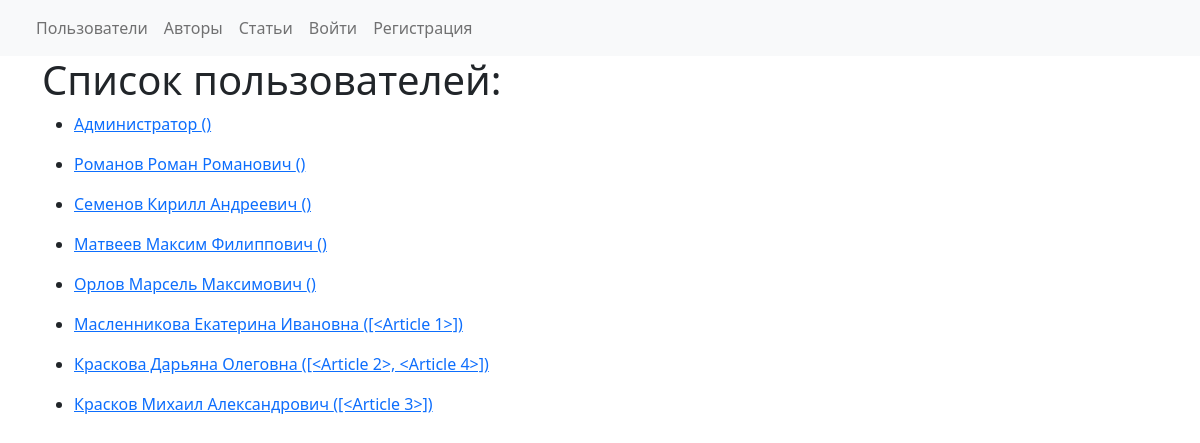
/users/, run on the app's committed database.
### blog_flask/models.py (models this page shows, shortened)
class Users(db.Model, UserMixin):
    __tablename__ = 'users'
    id = db.Column(db.Integer, primary_key=True)
    email = db.Column(db.String(120), index=True, unique=True, nullable=False)
    password_hash = db.Column(db.String(128))
    name = db.Column(db.String(255))
    is_staff = db.Column(db.Boolean, default=False)
    author = relationship('Author', uselist=False, back_populates='user')

### blog_flask/users/views.py (the view)
@users.route('/')
def user_list():
    users = Users.query.all()
    return render_template(
        'users/list.html',
        users=users,
    )

### blog_flask/templates/users/list.html (shortened to what this page needs)
{% extends 'base.html' %}
{% block body %}
<div class="row">
    <div class="col">
        <h1>Список пользователей:</h1>
        {% for user in users %}
        <ul>
            <li><a href="{{ url_for('users.get_user', pk=user.id) }}">{{ user.name }}
                ({{ user.author.articles }})</a></li>
        </ul>
        {% endfor %}
    </div>
</div>
{% endblock %}

### blog_flask/templates/base.html (shortened to what this page needs)
<!doctype html>
<html lang="en">
<head>
    {% block css %}
        <link href="{{ url_for('static', filename='css/bootstrap.min.css') }}" rel="stylesheet">
    {% endblock %}
</head>
<body>
{% include 'navbar.html' %}
<div class="container">
  {% block body %}{% endblock %}
</div>
</body>
</html>

### blog_flask/templates/navbar.html (shortened to what this page needs)
<nav class="navbar navbar-expand-lg navbar-light bg-light">
    <div class="container-fluid">
        <div class="collapse navbar-collapse" id="navbarNav">
            <ul class="navbar-nav">
                <li class="nav-item">
                    <a class="nav-link" href="{{ url_for('users.user_list') }}">Пользователи</a>
                </li>
                <li class="nav-item">
                    <a class="nav-link" href="{{ url_for('authors.author_list') }}">Авторы</a>
                </li>
                <li class="nav-item">
                    <a class="nav-link" href="{{ url_for('articles.article_list') }}">Статьи</a>
                </li>
                <li class="nav-item">
                {% if current_user.is_authenticated %}
                    <li class="nav-item">
                        <a class="nav-link" href="{{ url_for('articles.create_article_form') }}">Создание статьи</a>
                    </li>
                    <li class="nav-item">
                        <a class="nav-link" href="{{ url_for('auth.logout') }}">Выйти ({{ current_user.name }})</a>
                    </li>
                {% else %}
                    <li class="nav-item">
                        <a class="nav-link" href="{{ url_for('auth.login') }}">Войти</a>
                    </li>
                {% endif %}
                <li class="nav-item">
                    <a class="nav-link" href="{{ url_for('users.register') }}">Регистрация</a>
                </li>
                </li>
            </ul>
        </div>
    </div>
</nav>

### data on the page
Users: name "Администратор"
Users: name "Романов Роман Романович"
Users: name "Семенов Кирилл Андреевич"
Users: name "Матвеев Максим Филиппович"
Users: name "Орлов Марсель Максимович"
Users: name "Масленникова Екатерина Ивановна", author.articles "[<Article 1>]"
Users: name "Краскова Дарьяна Олеговна", author.articles "[<Article 2>, <Article 4>]"
Users: name "Красков Михаил Александрович", author.articles "[<Article 3>]"
